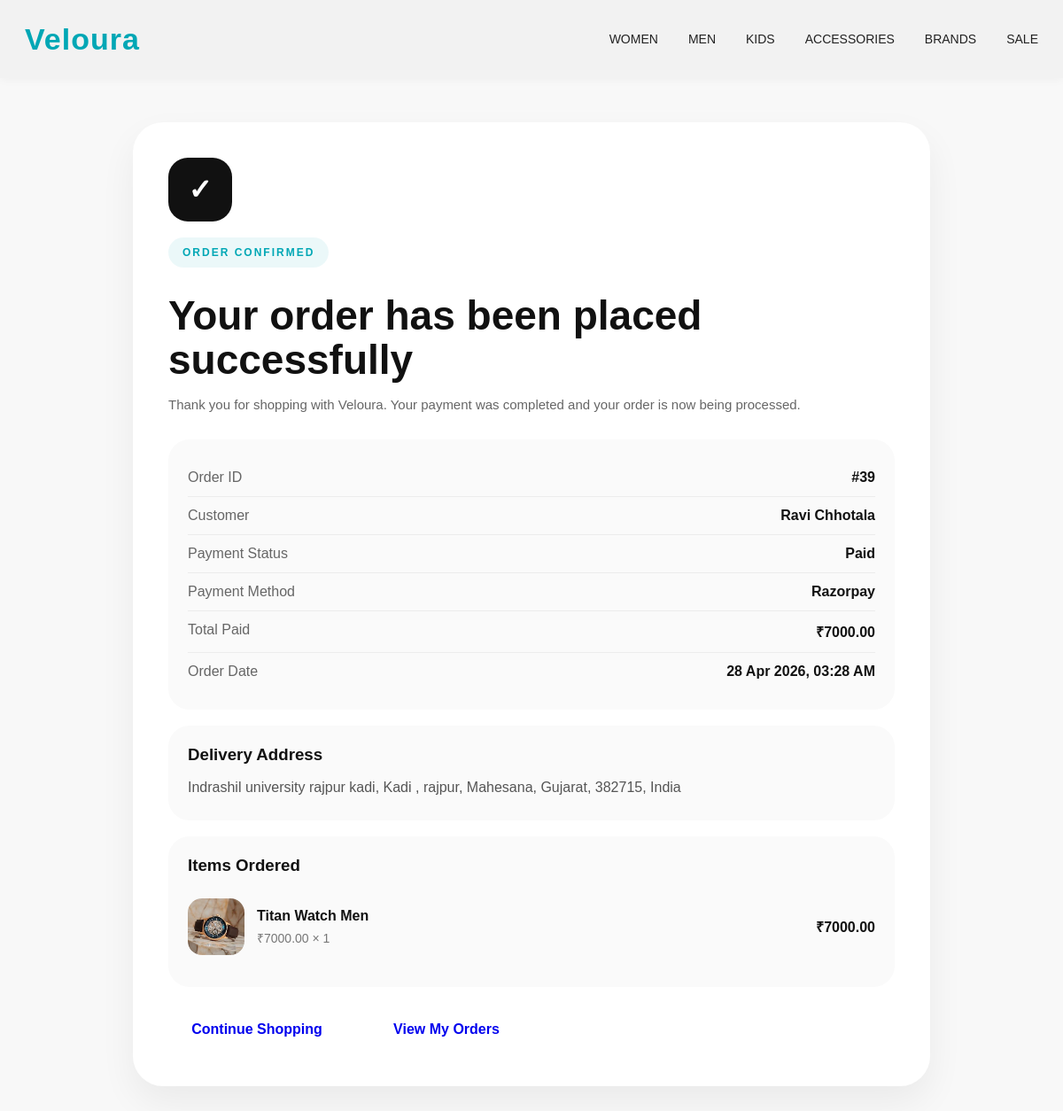
Before: /payment/success/ with the older database file.
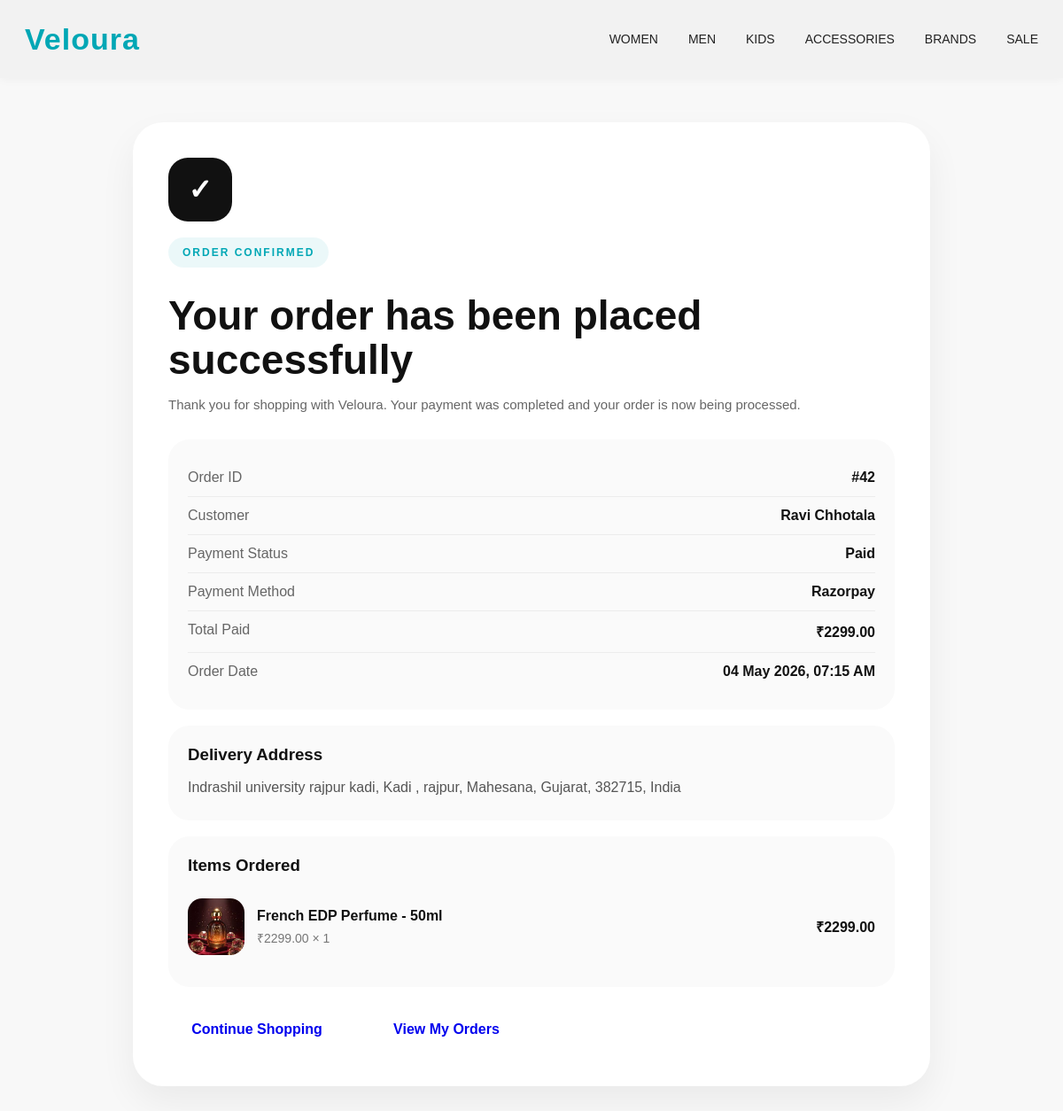
After: the same page with the newer database file.
### products/models.py (models this page shows, shortened)
class Order(models.Model):
    PAYMENT_PROVIDER_CHOICES = [
        ('razorpay', 'Razorpay'),
        ('stripe', 'Stripe'),
        ('cod', 'Cash on Delivery'),
    ]
    PAYMENT_STATUS_CHOICES = [
        ('pending', 'Pending'),
        ('created', 'Created'),
        ('paid', 'Paid'),
        ('failed', 'Failed'),
        ('cancelled', 'Cancelled'),
        ('refunded', 'Refunded'),
    ]
    ORDER_STATUS_CHOICES = [
    ('placed', 'Placed'),
    ('packed', 'Packed'),
    ('shipped', 'Shipped'),
    ('out_for_delivery', 'Out for Delivery'),
    ('delivered', 'Delivered'),
    ]
    order_status = models.CharField(
    max_length=30,
    choices=ORDER_STATUS_CHOICES,
    default='placed'
)
    estimated_delivery = models.DateField(blank=True, null=True)
    user = models.ForeignKey(User, on_delete=models.SET_NULL, null=True, blank=True)
    full_name = models.CharField(max_length=100)
    email = models.EmailField(blank=True, null=True)
    phone = models.CharField(max_length=15)
    address = models.TextField()
    total_amount = models.DecimalField(max_digits=10, decimal_places=2)
    payment_provider = models.CharField(max_length=20, choices=PAYMENT_PROVIDER_CHOICES, default='razorpay')
    payment_status = models.CharField(max_length=20, choices=PAYMENT_STATUS_CHOICES, default='pending')
    gateway_order_id = models.CharField(max_length=255, blank=True, null=True)
    gateway_payment_id = models.CharField(max_length=255, blank=True, null=True)
    gateway_signature = models.CharField(max_length=500, blank=True, null=True)
    stripe_session_id = models.CharField(max_length=255, blank=True, null=True)
    is_verified = models.BooleanField(default=False)
    created_at = models.DateTimeField(auto_now_add=True)

class OrderItem(models.Model):
    order = models.ForeignKey(Order, on_delete=models.CASCADE, related_name='items')
    product_name = models.CharField(max_length=200)
    price = models.DecimalField(max_digits=10, decimal_places=2)
    quantity = models.IntegerField()
    image = models.URLField(blank=True, null=True)

### products/views.py (the view)
# urls.py: path('payment/success/', payment_success, name='payment_success'),
def payment_success(request):
    if request.user.is_authenticated:
        latest_order = Order.objects.filter(user=request.user, payment_status="paid").order_by('-created_at').first()
    else:
        latest_order = Order.objects.filter(payment_status="paid").order_by('-created_at').first()
    context = {'order': latest_order}
    return render(request, 'order_success.html', context)

### products/context_processors.py (called while the page is built)
def cart_count(request):
    cart = request.session.get('cart', {})
    total_items = sum(item['quantity'] for item in cart.values())
    return {
        'cart_count': total_items
    }

def wishlist_count(request):
    wishlist = request.session.get('wishlist', {})
    return {
        'wishlist_count': len(wishlist)
    }

### templates/order_success.html (shortened to what this page needs)
{% load static %}
<!DOCTYPE html>
<html lang="en">
<head>
    <link rel="stylesheet" href="{% static 'style.css' %}">
</head>
<body>
<header class="navbar">
    <div class="logo"><a href="/" class="logo-link">Veloura</a></div>
    <nav class="nav-links">
        <div class="nav-item"><a href="{% url 'category_products' 'women' %}">WOMEN</a></div>
        <div class="nav-item"><a href="{% url 'category_products' 'men' %}">MEN</a></div>
        <div class="nav-item"><a href="{% url 'category_products' 'kids' %}">KIDS</a></div>
        <div class="nav-item"><a href="{% url 'category_products' 'accessories' %}">ACCESSORIES</a></div>
        <div class="nav-item"><a href="#">BRANDS</a></div>
        <div class="nav-item"><a href="{% url 'sale_products' %}">SALE</a></div>
    </nav>
</header>
<section class="success-page">
    <div class="success-card">
        <div class="success-badge">✓</div>
        <span class="section-tag">ORDER CONFIRMED</span>
        <h1>Your order has been placed successfully</h1>
        <p class="success-subtext">
            Thank you for shopping with Veloura. Your payment was completed and your order is now being processed.
        </p>
        {% if order %}
        <div class="success-order-box">
            <div class="success-order-row">
                <span>Order ID</span>
                <strong>#{{ order.id }}</strong>
            </div>
            <div class="success-order-row">
                <span>Customer</span>
                <strong>{{ order.full_name }}</strong>
            </div>
            <div class="success-order-row">
                <span>Payment Status</span>
                <strong>{{ order.payment_status|title }}</strong>
            </div>
            <div class="success-order-row">
                <span>Payment Method</span>
                <strong>{{ order.payment_provider|title }}</strong>
            </div>
            <div class="success-order-row">
                <span>Total Paid</span>
                <strong>₹{{ order.total_amount }}</strong>
            </div>
            <div class="success-order-row">
                <span>Order Date</span>
                <strong>{{ order.created_at|date:"d M Y, h:i A" }}</strong>
            </div>
        </div>
        <div class="success-address-box">
            <h3>Delivery Address</h3>
            <p>{{ order.address }}</p>
        </div>
        <div class="success-items-box">
            <h3>Items Ordered</h3>
            {% for item in order.items.all %}
            <div class="success-item-row">
                <div class="success-item-left">
                    {% if item.image %}
                    <img src="{{ item.image }}" alt="{{ item.product_name }}">
                    {% endif %}
                    <div>
                        <h4>{{ item.product_name }}</h4>
                        <p>₹{{ item.price }} × {{ item.quantity }}</p>
                    </div>
                </div>
                <strong>₹{{ item.price|floatformat:2 }}</strong>
            </div>
            {% endfor %}
        </div>
        {% endif %}
        <div class="success-actions">
            <a href="/" class="success-btn primary-btn">Continue Shopping</a>
            <a href="{% url 'order_history' %}" class="success-btn secondary-btn">View My Orders</a>
        </div>
    </div>
</section>
</body>
</html>

Changed rows visible on the page:
no longer on this page (row unchanged): Order: id "39", full_name "Ravi Chhotala", payment_status "Paid", payment_provider "Razorpay", total_amount "7000.00", created_at "28 Apr 2026, 03:28 AM", address "Indrashil university rajpur kadi, Kadi , rajpur, Mahesana, Gujarat, 382715, India"
no longer on this page (row unchanged): OrderItem: image (picture), product_name "Titan Watch Men", price "7000.00", quantity "1"
added Order: id "42", full_name "Ravi Chhotala", payment_status "Paid", payment_provider "Razorpay", total_amount "2299.00", created_at "04 May 2026, 07:15 AM", address "Indrashil university rajpur kadi, Kadi , rajpur, Mahesana, Gujarat, 382715, India"
added OrderItem: image (picture), product_name "French EDP Perfume - 50ml", price "2299.00", quantity "1"
